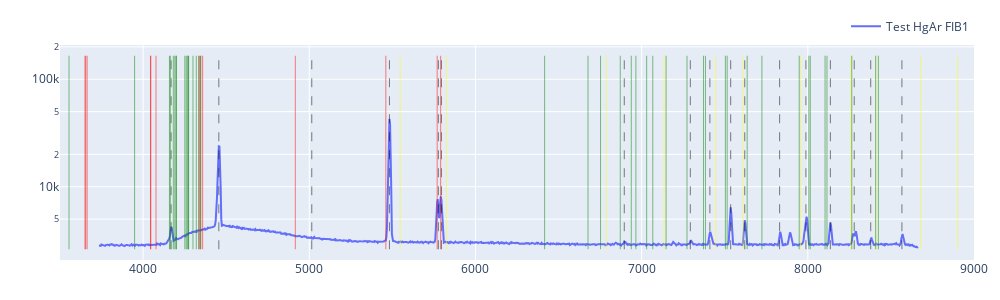

The notebook cell this image was saved under:
### Code cell
import numpy as np
import plotly.graph_objects as go

def to_native_float(a):
    a = np.asarray(a)

    if a.dtype.byteorder not in ("=", "|"):
        a = a.byteswap().view(a.dtype.newbyteorder("="))

    return np.ascontiguousarray(a, dtype=np.float64)

# Convert arrays for Plotly (native endian)
x = to_native_float(pix2lam)
y1 = to_native_float(intellical_hg_f1)
y2 = to_native_float(hg_f1)

fig = go.Figure()
# fig.add_trace(go.Scatter(x=x, y=y1, mode="lines", name="Intellical Hg FIB1"))
fig.add_trace(go.Scatter(x=x, y=y2, mode="lines", name="Test HgAr FIB1"))

# for p in peaks:
#     fig.add_vline(x=float(x[int(p)]), line_width=0.5, line_color="black")

# for line in newport_hgar["Wavelength (nm)"]:
#     fig.add_vline(x=float(line) * 10.0, line_width=0.5, line_dash="dash", line_color="red", name="Hg")

ymin = np.nanmin(y1[y1 > 0])
ymax = np.nanmax(y1)

for p in peaks:
    xp = float(x[int(p)])

    fig.add_trace(
        go.Scatter(
            x=[xp, xp],
            y=[ymin, ymax],
            mode="lines",
            line=dict(color="black", width=0.5, dash="dash"),
            hovertemplate=(
                "Peak<br>"
                f"pixel = {p:.2f}<br>"
                "λ = %{x:.2f}<br>"
                "<extra></extra>"
            ),
            showlegend=False
        )
    )

for line in newport_hgar["Wavelength (nm)"]:
    lam = float(line) * 10.0
    fig.add_trace(
        go.Scatter(
            x=[lam, lam],
            y=[ymin, ymax],
            mode="lines",
            line=dict(color="red", width=0.5),
            hovertemplate=(
                "Hg line<br>"
                "λ = %{x:.2f}<br>"
                "<extra></extra>"
            ),
            showlegend=False
        )
    )
for line in newport_hgar["Wavelength (nm)"]:
    lam = float(line) * 10.0 * 3
    fig.add_trace(
        go.Scatter(
            x=[lam, lam],
            y=[ymin, ymax],
            mode="lines",
            line=dict(color="yellow", width=0.5),
            hovertemplate=(
                "Hg 3rd line<br>"
                "λ = %{x:.2f}<br>"
                "<extra></extra>"
            ),
            showlegend=False
        )
    )

for line in newport_ar["Wavelength (nm)"]:
    lam = float(line) * 10.0
    fig.add_trace(
        go.Scatter(
            x=[lam, lam],
            y=[ymin, ymax],
            mode="lines",
            line=dict(color="green", width=0.5),
            hovertemplate=(
                "Ar line<br>"
                "λ = %{x:.2f}<br>"
                "<extra></extra>"
            ),
            showlegend=False
        )
    )

fig.update_layout(
    width=1000,
    height=300,
    yaxis_type="log",
    xaxis_range=[3500, 9000],
    margin=dict(l=60, r=20, t=40, b=40),
    legend=dict(orientation="h", y=1.02, x=1, xanchor="right", yanchor="bottom"),
)

fig.show()

### Figure 1 — Plotly figure (JSON) as saved in the notebook; plotly's stock layout.template omitted (floating-point values rounded to 4 significant figures; data arrays with more than 128 entries replaced by an {"elided": "..."} marker saying what was removed)
{"data": [{"mode": "lines", "name": "Test HgAr FIB1", "type": "scatter", "x": {"elided": "1340 float values"}, "y": {"elided": "1340 float values"}}, {"hovertemplate": "Peak<br>pixel = 118.34<br>λ = %{x:.2f}<br><extra></extra>", "line": {"color": "black", "dash": "dash", "width": 0.5}, "mode": "lines", "showlegend": false, "type": "scatter", "x": [4169.0, 4169.0], "y": [2623.0, 165600.0]}, {"hovertemplate": "Peak<br>pixel = 196.35<br>λ = %{x:.2f}<br><extra></extra>", "line": {"color": "black", "dash": "dash", "width": 0.5}, "mode": "lines", "showlegend": false, "type": "scatter", "x": [4456.0, 4456.0], "y": [2623.0, 165600.0]}, {"hovertemplate": "Peak<br>pixel = 348.15<br>λ = %{x:.2f}<br><extra></extra>", "line": {"color": "black", "dash": "dash", "width": 0.5}, "mode": "lines", "showlegend": false, "type": "scatter", "x": [5015.0, 5015.0], "y": [2623.0, 165600.0]}, {"hovertemplate": "Peak<br>pixel = 475.19<br>λ = %{x:.2f}<br><extra></extra>", "line": {"color": "black", "dash": "dash", "width": 0.5}, "mode": "lines", "showlegend": false, "type": "scatter", "x": [5482.0, 5482.0], "y": [2623.0, 165600.0]}, {"hovertemplate": "Peak<br>pixel = 555.10<br>λ = %{x:.2f}<br><extra></extra>", "line": {"color": "black", "dash": "dash", "width": 0.5}, "mode": "lines", "showlegend": false, "type": "scatter", "x": [5777.0, 5777.0], "y": [2623.0, 165600.0]}, {"hovertemplate": "Peak<br>pixel = 560.34<br>λ = %{x:.2f}<br><extra></extra>", "line": {"color": "black", "dash": "dash", "width": 0.5}, "mode": "lines", "showlegend": false, "type": "scatter", "x": [5795.0, 5795.0], "y": [2623.0, 165600.0]}, {"hovertemplate": "Peak<br>pixel = 859.62<br>λ = %{x:.2f}<br><extra></extra>", "line": {"color": "black", "dash": "dash", "width": 0.5}, "mode": "lines", "showlegend": false, "type": "scatter", "x": [6896.0, 6896.0], "y": [2623.0, 165600.0]}, {"hovertemplate": "Peak<br>pixel = 967.68<br>λ = %{x:.2f}<br><extra></extra>", "line": {"color": "black", "dash": "dash", "width": 0.5}, "mode": "lines", "showlegend": false, "type": "scatter", "x": [7293.0, 7293.0], "y": [2623.0, 165600.0]}, {"hovertemplate": "Peak<br>pixel = 999.73<br>λ = %{x:.2f}<br><extra></extra>", "line": {"color": "black", "dash": "dash", "width": 0.5}, "mode": "lines", "showlegend": false, "type": "scatter", "x": [7411.0, 7411.0], "y": [2623.0, 165600.0]}, {"hovertemplate": "Peak<br>pixel = 1033.10<br>λ = %{x:.2f}<br><extra></extra>", "line": {"color": "black", "dash": "dash", "width": 0.5}, "mode": "lines", "showlegend": false, "type": "scatter", "x": [7536.0, 7536.0], "y": [2623.0, 165600.0]}, {"hovertemplate": "Peak<br>pixel = 1056.25<br>λ = %{x:.2f}<br><extra></extra>", "line": {"color": "black", "dash": "dash", "width": 0.5}, "mode": "lines", "showlegend": false, "type": "scatter", "x": [7620.0, 7620.0], "y": [2623.0, 165600.0]}, {"hovertemplate": "Peak<br>pixel = 1113.81<br>λ = %{x:.2f}<br><extra></extra>", "line": {"color": "black", "dash": "dash", "width": 0.5}, "mode": "lines", "showlegend": false, "type": "scatter", "x": [7830.0, 7830.0], "y": [2623.0, 165600.0]}, {"hovertemplate": "Peak<br>pixel = 1156.78<br>λ = %{x:.2f}<br><extra></extra>", "line": {"color": "black", "dash": "dash", "width": 0.5}, "mode": "lines", "showlegend": false, "type": "scatter", "x": [7988.0, 7988.0], "y": [2623.0, 165600.0]}, {"hovertemplate": "Peak<br>pixel = 1196.27<br>λ = %{x:.2f}<br><extra></extra>", "line": {"color": "black", "dash": "dash", "width": 0.5}, "mode": "lines", "showlegend": false, "type": "scatter", "x": [8136.0, 8136.0], "y": [2623.0, 165600.0]}, {"hovertemplate": "Peak<br>pixel = 1235.81<br>λ = %{x:.2f}<br><extra></extra>", "line": {"color": "black", "dash": "dash", "width": 0.5}, "mode": "lines", "showlegend": false, "type": "scatter", "x": [8279.0, 8279.0], "y": [2623.0, 165600.0]}, {"hovertemplate": "Peak<br>pixel = 1262.69<br>λ = %{x:.2f}<br><extra></extra>", "line": {"color": "black", "dash": "dash", "width": 0.5}, "mode": "lines", "showlegend": false, "type": "scatter", "x": [8379.0, 8379.0], "y": [2623.0, 165600.0]}, {"hovertemplate": "Peak<br>pixel = 1313.81<br>λ = %{x:.2f}<br><extra></extra>", "line": {"color": "black", "dash": "dash", "width": 0.5}, "mode": "lines", "showlegend": false, "type": "scatter", "x": [8566.0, 8566.0], "y": [2623.0, 165600.0]}, {"hovertemplate": "Hg line<br>λ = %{x:.2f}<br><extra></extra>", "line": {"color": "red", "width": 0.5}, "mode": "lines", "showlegend": false, "type": "scatter", "x": [1849.0, 1849.0], "y": [2623.0, 165600.0]}, {"hovertemplate": "Hg line<br>λ = %{x:.2f}<br><extra></extra>", "line": {"color": "red", "width": 0.5}, "mode": "lines", "showlegend": false, "type": "scatter", "x": [1942.0, 1942.0], "y": [2623.0, 165600.0]}, {"hovertemplate": "Hg line<br>λ = %{x:.2f}<br><extra></extra>", "line": {"color": "red", "width": 0.5}, "mode": "lines", "showlegend": false, "type": "scatter", "x": [2262.0, 2262.0], "y": [2623.0, 165600.0]}, {"hovertemplate": "Hg line<br>λ = %{x:.2f}<br><extra></extra>", "line": {"color": "red", "width": 0.5}, "mode": "lines", "showlegend": false, "type": "scatter", "x": [2378.0, 2378.0], "y": [2623.0, 165600.0]}, {"hovertemplate": "Hg line<br>λ = %{x:.2f}<br><extra></extra>", "line": {"color": "red", "width": 0.5}, "mode": "lines", "showlegend": false, "type": "scatter", "x": [2482, 2482], "y": [2623.0, 165600.0]}, {"hovertemplate": "Hg line<br>λ = %{x:.2f}<br><extra></extra>", "line": {"color": "red", "width": 0.5}, "mode": "lines", "showlegend": false, "type": "scatter", "x": [2536.0, 2536.0], "y": [2623.0, 165600.0]}, {"hovertemplate": "Hg line<br>λ = %{x:.2f}<br><extra></extra>", "line": {"color": "red", "width": 0.5}, "mode": "lines", "showlegend": false, "type": "scatter", "x": [2652, 2652], "y": [2623.0, 165600.0]}, {"hovertemplate": "Hg line<br>λ = %{x:.2f}<br><extra></extra>", "line": {"color": "red", "width": 0.5}, "mode": "lines", "showlegend": false, "type": "scatter", "x": [2753.0, 2753.0], "y": [2623.0, 165600.0]}, {"hovertemplate": "Hg line<br>λ = %{x:.2f}<br><extra></extra>", "line": {"color": "red", "width": 0.5}, "mode": "lines", "showlegend": false, "type": "scatter", "x": [2804.0, 2804.0], "y": [2623.0, 165600.0]}, {"hovertemplate": "Hg line<br>λ = %{x:.2f}<br><extra></extra>", "line": {"color": "red", "width": 0.5}, "mode": "lines", "showlegend": false, "type": "scatter", "x": [2894.0, 2894.0], "y": [2623.0, 165600.0]}, {"hovertemplate": "Hg line<br>λ = %{x:.2f}<br><extra></extra>", "line": {"color": "red", "width": 0.5}, "mode": "lines", "showlegend": false, "type": "scatter", "x": [2967.0, 2967.0], "y": [2623.0, 165600.0]}, {"hovertemplate": "Hg line<br>λ = %{x:.2f}<br><extra></extra>", "line": {"color": "red", "width": 0.5}, "mode": "lines", "showlegend": false, "type": "scatter", "x": [3022.0, 3022.0], "y": [2623.0, 165600.0]}, {"hovertemplate": "Hg line<br>λ = %{x:.2f}<br><extra></extra>", "line": {"color": "red", "width": 0.5}, "mode": "lines", "showlegend": false, "type": "scatter", "x": [3126.0, 3126.0], "y": [2623.0, 165600.0]}, {"hovertemplate": "Hg line<br>λ = %{x:.2f}<br><extra></extra>", "line": {"color": "red", "width": 0.5}, "mode": "lines", "showlegend": false, "type": "scatter", "x": [3132.0, 3132.0], "y": [2623.0, 165600.0]}, {"hovertemplate": "Hg line<br>λ = %{x:.2f}<br><extra></extra>", "line": {"color": "red", "width": 0.5}, "mode": "lines", "showlegend": false, "type": "scatter", "x": [3342.0, 3342.0], "y": [2623.0, 165600.0]}, {"hovertemplate": "Hg line<br>λ = %{x:.2f}<br><extra></extra>", "line": {"color": "red", "width": 0.5}, "mode": "lines", "showlegend": false, "type": "scatter", "x": [3650.0, 3650.0], "y": [2623.0, 165600.0]}, {"hovertemplate": "Hg line<br>λ = %{x:.2f}<br><extra></extra>", "line": {"color": "red", "width": 0.5}, "mode": "lines", "showlegend": false, "type": "scatter", "x": [3655.0, 3655.0], "y": [2623.0, 165600.0]}, {"hovertemplate": "Hg line<br>λ = %{x:.2f}<br><extra></extra>", "line": {"color": "red", "width": 0.5}, "mode": "lines", "showlegend": false, "type": "scatter", "x": [3663.0, 3663.0], "y": [2623.0, 165600.0]}, {"hovertemplate": "Hg line<br>λ = %{x:.2f}<br><extra></extra>", "line": {"color": "red", "width": 0.5}, "mode": "lines", "showlegend": false, "type": "scatter", "x": [4044.0, 4044.0], "y": [2623.0, 165600.0]}, {"hovertemplate": "Hg line<br>λ = %{x:.2f}<br><extra></extra>", "line": {"color": "red", "width": 0.5}, "mode": "lines", "showlegend": false, "type": "scatter", "x": [4047.0, 4047.0], "y": [2623.0, 165600.0]}, {"hovertemplate": "Hg line<br>λ = %{x:.2f}<br><extra></extra>", "line": {"color": "red", "width": 0.5}, "mode": "lines", "showlegend": false, "type": "scatter", "x": [4078.0, 4078.0], "y": [2623.0, 165600.0]}, {"hovertemplate": "Hg line<br>λ = %{x:.2f}<br><extra></extra>", "line": {"color": "red", "width": 0.5}, "mode": "lines", "showlegend": false, "type": "scatter", "x": [4339.0, 4339.0], "y": [2623.0, 165600.0]}, {"hovertemplate": "Hg line<br>λ = %{x:.2f}<br><extra></extra>", "line": {"color": "red", "width": 0.5}, "mode": "lines", "showlegend": false, "type": "scatter", "x": [4348.0, 4348.0], "y": [2623.0, 165600.0]}, {"hovertemplate": "Hg line<br>λ = %{x:.2f}<br><extra></extra>", "line": {"color": "red", "width": 0.5}, "mode": "lines", "showlegend": false, "type": "scatter", "x": [4358.0, 4358.0], "y": [2623.0, 165600.0]}, {"hovertemplate": "Hg line<br>λ = %{x:.2f}<br><extra></extra>", "line": {"color": "red", "width": 0.5}, "mode": "lines", "showlegend": false, "type": "scatter", "x": [4916, 4916], "y": [2623.0, 165600.0]}, {"hovertemplate": "Hg line<br>λ = %{x:.2f}<br><extra></extra>", "line": {"color": "red", "width": 0.5}, "mode": "lines", "showlegend": false, "type": "scatter", "x": [5461.0, 5461.0], "y": [2623.0, 165600.0]}, {"hovertemplate": "Hg line<br>λ = %{x:.2f}<br><extra></extra>", "line": {"color": "red", "width": 0.5}, "mode": "lines", "showlegend": false, "type": "scatter", "x": [5770.0, 5770.0], "y": [2623.0, 165600.0]}, {"hovertemplate": "Hg line<br>λ = %{x:.2f}<br><extra></extra>", "line": {"color": "red", "width": 0.5}, "mode": "lines", "showlegend": false, "type": "scatter", "x": [5791.0, 5791.0], "y": [2623.0, 165600.0]}, {"hovertemplate": "Hg 3rd line<br>λ = %{x:.2f}<br><extra></extra>", "line": {"color": "yellow", "width": 0.5}, "mode": "lines", "showlegend": false, "type": "scatter", "x": [5547.0, 5547.0], "y": [2623.0, 165600.0]}, {"hovertemplate": "Hg 3rd line<br>λ = %{x:.2f}<br><extra></extra>", "line": {"color": "yellow", "width": 0.5}, "mode": "lines", "showlegend": false, "type": "scatter", "x": [5825.0, 5825.0], "y": [2623.0, 165600.0]}, {"hovertemplate": "Hg 3rd line<br>λ = %{x:.2f}<br><extra></extra>", "line": {"color": "yellow", "width": 0.5}, "mode": "lines", "showlegend": false, "type": "scatter", "x": [6787.0, 6787.0], "y": [2623.0, 165600.0]}, {"hovertemplate": "Hg 3rd line<br>λ = %{x:.2f}<br><extra></extra>", "line": {"color": "yellow", "width": 0.5}, "mode": "lines", "showlegend": false, "type": "scatter", "x": [7135.0, 7135.0], "y": [2623.0, 165600.0]}, {"hovertemplate": "Hg 3rd line<br>λ = %{x:.2f}<br><extra></extra>", "line": {"color": "yellow", "width": 0.5}, "mode": "lines", "showlegend": false, "type": "scatter", "x": [7446, 7446], "y": [2623.0, 165600.0]}, {"hovertemplate": "Hg 3rd line<br>λ = %{x:.2f}<br><extra></extra>", "line": {"color": "yellow", "width": 0.5}, "mode": "lines", "showlegend": false, "type": "scatter", "x": [7610.0, 7610.0], "y": [2623.0, 165600.0]}, {"hovertemplate": "Hg 3rd line<br>λ = %{x:.2f}<br><extra></extra>", "line": {"color": "yellow", "width": 0.5}, "mode": "lines", "showlegend": false, "type": "scatter", "x": [7956, 7956], "y": [2623.0, 165600.0]}, {"hovertemplate": "Hg 3rd line<br>λ = %{x:.2f}<br><extra></extra>", "line": {"color": "yellow", "width": 0.5}, "mode": "lines", "showlegend": false, "type": "scatter", "x": [8258.0, 8258.0], "y": [2623.0, 165600.0]}, {"hovertemplate": "Hg 3rd line<br>λ = %{x:.2f}<br><extra></extra>", "line": {"color": "yellow", "width": 0.5}, "mode": "lines", "showlegend": false, "type": "scatter", "x": [8410.0, 8410.0], "y": [2623.0, 165600.0]}, {"hovertemplate": "Hg 3rd line<br>λ = %{x:.2f}<br><extra></extra>", "line": {"color": "yellow", "width": 0.5}, "mode": "lines", "showlegend": false, "type": "scatter", "x": [8681.0, 8681.0], "y": [2623.0, 165600.0]}, {"hovertemplate": "Hg 3rd line<br>λ = %{x:.2f}<br><extra></extra>", "line": {"color": "yellow", "width": 0.5}, "mode": "lines", "showlegend": false, "type": "scatter", "x": [8902.0, 8902.0], "y": [2623.0, 165600.0]}, {"hovertemplate": "Hg 3rd line<br>λ = %{x:.2f}<br><extra></extra>", "line": {"color": "yellow", "width": 0.5}, "mode": "lines", "showlegend": false, "type": "scatter", "x": [9064.0, 9064.0], "y": [2623.0, 165600.0]}, {"hovertemplate": "Hg 3rd line<br>λ = %{x:.2f}<br><extra></extra>", "line": {"color": "yellow", "width": 0.5}, "mode": "lines", "showlegend": false, "type": "scatter", "x": [9377.0, 9377.0], "y": [2623.0, 165600.0]}, {"hovertemplate": "Hg 3rd line<br>λ = %{x:.2f}<br><extra></extra>", "line": {"color": "yellow", "width": 0.5}, "mode": "lines", "showlegend": false, "type": "scatter", "x": [9395.0, 9395.0], "y": [2623.0, 165600.0]}, {"hovertemplate": "Hg 3rd line<br>λ = %{x:.2f}<br><extra></extra>", "line": {"color": "yellow", "width": 0.5}, "mode": "lines", "showlegend": false, "type": "scatter", "x": [10020.0, 10020.0], "y": [2623.0, 165600.0]}, {"hovertemplate": "Hg 3rd line<br>λ = %{x:.2f}<br><extra></extra>", "line": {"color": "yellow", "width": 0.5}, "mode": "lines", "showlegend": false, "type": "scatter", "x": [10950.0, 10950.0], "y": [2623.0, 165600.0]}, {"hovertemplate": "Hg 3rd line<br>λ = %{x:.2f}<br><extra></extra>", "line": {"color": "yellow", "width": 0.5}, "mode": "lines", "showlegend": false, "type": "scatter", "x": [10960.0, 10960.0], "y": [2623.0, 165600.0]}, {"hovertemplate": "Hg 3rd line<br>λ = %{x:.2f}<br><extra></extra>", "line": {"color": "yellow", "width": 0.5}, "mode": "lines", "showlegend": false, "type": "scatter", "x": [10990.0, 10990.0], "y": [2623.0, 165600.0]}, {"hovertemplate": "Hg 3rd line<br>λ = %{x:.2f}<br><extra></extra>", "line": {"color": "yellow", "width": 0.5}, "mode": "lines", "showlegend": false, "type": "scatter", "x": [12130.0, 12130.0], "y": [2623.0, 165600.0]}, {"hovertemplate": "Hg 3rd line<br>λ = %{x:.2f}<br><extra></extra>", "line": {"color": "yellow", "width": 0.5}, "mode": "lines", "showlegend": false, "type": "scatter", "x": [12140.0, 12140.0], "y": [2623.0, 165600.0]}, {"hovertemplate": "Hg 3rd line<br>λ = %{x:.2f}<br><extra></extra>", "line": {"color": "yellow", "width": 0.5}, "mode": "lines", "showlegend": false, "type": "scatter", "x": [12230.0, 12230.0], "y": [2623.0, 165600.0]}, {"hovertemplate": "Hg 3rd line<br>λ = %{x:.2f}<br><extra></extra>", "line": {"color": "yellow", "width": 0.5}, "mode": "lines", "showlegend": false, "type": "scatter", "x": [13020.0, 13020.0], "y": [2623.0, 165600.0]}, {"hovertemplate": "Hg 3rd line<br>λ = %{x:.2f}<br><extra></extra>", "line": {"color": "yellow", "width": 0.5}, "mode": "lines", "showlegend": false, "type": "scatter", "x": [13040.0, 13040.0], "y": [2623.0, 165600.0]}, {"hovertemplate": "Hg 3rd line<br>λ = %{x:.2f}<br><extra></extra>", "line": {"color": "yellow", "width": 0.5}, "mode": "lines", "showlegend": false, "type": "scatter", "x": [13080.0, 13080.0], "y": [2623.0, 165600.0]}, {"hovertemplate": "Hg 3rd line<br>λ = %{x:.2f}<br><extra></extra>", "line": {"color": "yellow", "width": 0.5}, "mode": "lines", "showlegend": false, "type": "scatter", "x": [14748, 14748], "y": [2623.0, 165600.0]}, {"hovertemplate": "Hg 3rd line<br>λ = %{x:.2f}<br><extra></extra>", "line": {"color": "yellow", "width": 0.5}, "mode": "lines", "showlegend": false, "type": "scatter", "x": [16380.0, 16380.0], "y": [2623.0, 165600.0]}, {"hovertemplate": "Hg 3rd line<br>λ = %{x:.2f}<br><extra></extra>", "line": {"color": "yellow", "width": 0.5}, "mode": "lines", "showlegend": false, "type": "scatter", "x": [17310.0, 17310.0], "y": [2623.0, 165600.0]}, {"hovertemplate": "Hg 3rd line<br>λ = %{x:.2f}<br><extra></extra>", "line": {"color": "yellow", "width": 0.5}, "mode": "lines", "showlegend": false, "type": "scatter", "x": [17370.0, 17370.0], "y": [2623.0, 165600.0]}, {"hovertemplate": "Ar line<br>λ = %{x:.2f}<br><extra></extra>", "line": {"color": "green", "width": 0.5}, "mode": "lines", "showlegend": false, "type": "scatter", "x": [3554.0, 3554.0], "y": [2623.0, 165600.0]}, {"hovertemplate": "Ar line<br>λ = %{x:.2f}<br><extra></extra>", "line": {"color": "green", "width": 0.5}, "mode": "lines", "showlegend": false, "type": "scatter", "x": [3949, 3949], "y": [2623.0, 165600.0]}, {"hovertemplate": "Ar line<br>λ = %{x:.2f}<br><extra></extra>", "line": {"color": "green", "width": 0.5}, "mode": "lines", "showlegend": false, "type": "scatter", "x": [4159.0, 4159.0], "y": [2623.0, 165600.0]}, {"hovertemplate": "Ar line<br>λ = %{x:.2f}<br><extra></extra>", "line": {"color": "green", "width": 0.5}, "mode": "lines", "showlegend": false, "type": "scatter", "x": [4164, 4164], "y": [2623.0, 165600.0]}, {"hovertemplate": "Ar line<br>λ = %{x:.2f}<br><extra></extra>", "line": {"color": "green", "width": 0.5}, "mode": "lines", "showlegend": false, "type": "scatter", "x": [4182.0, 4182.0], "y": [2623.0, 165600.0]}, {"hovertemplate": "Ar line<br>λ = %{x:.2f}<br><extra></extra>", "line": {"color": "green", "width": 0.5}, "mode": "lines", "showlegend": false, "type": "scatter", "x": [4191, 4191], "y": [2623.0, 165600.0]}, {"hovertemplate": "Ar line<br>λ = %{x:.2f}<br><extra></extra>", "line": {"color": "green", "width": 0.5}, "mode": "lines", "showlegend": false, "type": "scatter", "x": [4198, 4198], "y": [2623.0, 165600.0]}, {"hovertemplate": "Ar line<br>λ = %{x:.2f}<br><extra></extra>", "line": {"color": "green", "width": 0.5}, "mode": "lines", "showlegend": false, "type": "scatter", "x": [4201.0, 4201.0], "y": [2623.0, 165600.0]}, {"hovertemplate": "Ar line<br>λ = %{x:.2f}<br><extra></extra>", "line": {"color": "green", "width": 0.5}, "mode": "lines", "showlegend": false, "type": "scatter", "x": [4251.0, 4251.0], "y": [2623.0, 165600.0]}, {"hovertemplate": "Ar line<br>λ = %{x:.2f}<br><extra></extra>", "line": {"color": "green", "width": 0.5}, "mode": "lines", "showlegend": false, "type": "scatter", "x": [4259.0, 4259.0], "y": [2623.0, 165600.0]}, {"hovertemplate": "Ar line<br>λ = %{x:.2f}<br><extra></extra>", "line": {"color": "green", "width": 0.5}, "mode": "lines", "showlegend": false, "type": "scatter", "x": [4266.0, 4266.0], "y": [2623.0, 165600.0]}, {"hovertemplate": "Ar line<br>λ = %{x:.2f}<br><extra></extra>", "line": {"color": "green", "width": 0.5}, "mode": "lines", "showlegend": false, "type": "scatter", "x": [4272.0, 4272.0], "y": [2623.0, 165600.0]}, {"hovertemplate": "Ar line<br>λ = %{x:.2f}<br><extra></extra>", "line": {"color": "green", "width": 0.5}, "mode": "lines", "showlegend": false, "type": "scatter", "x": [4274, 4274], "y": [2623.0, 165600.0]}, {"hovertemplate": "Ar line<br>λ = %{x:.2f}<br><extra></extra>", "line": {"color": "green", "width": 0.5}, "mode": "lines", "showlegend": false, "type": "scatter", "x": [4300.0, 4300.0], "y": [2623.0, 165600.0]}, {"hovertemplate": "Ar line<br>λ = %{x:.2f}<br><extra></extra>", "line": {"color": "green", "width": 0.5}, "mode": "lines", "showlegend": false, "type": "scatter", "x": [4320, 4320], "y": [2623.0, 165600.0]}, {"hovertemplate": "Ar line<br>λ = %{x:.2f}<br><extra></extra>", "line": {"color": "green", "width": 0.5}, "mode": "lines", "showlegend": false, "type": "scatter", "x": [4334.0, 4334.0], "y": [2623.0, 165600.0]}, {"hovertemplate": "Ar line<br>λ = %{x:.2f}<br><extra></extra>", "line": {"color": "green", "width": 0.5}, "mode": "lines", "showlegend": false, "type": "scatter", "x": [4345.0, 4345.0], "y": [2623.0, 165600.0]}, {"hovertemplate": "Ar line<br>λ = %{x:.2f}<br><extra></extra>", "line": {"color": "green", "width": 0.5}, "mode": "lines", "showlegend": false, "type": "scatter", "x": [6416.0, 6416.0], "y": [2623.0, 165600.0]}, {"hovertemplate": "Ar line<br>λ = %{x:.2f}<br><extra></extra>", "line": {"color": "green", "width": 0.5}, "mode": "lines", "showlegend": false, "type": "scatter", "x": [6677.0, 6677.0], "y": [2623.0, 165600.0]}, {"hovertemplate": "Ar line<br>λ = %{x:.2f}<br><extra></extra>", "line": {"color": "green", "width": 0.5}, "mode": "lines", "showlegend": false, "type": "scatter", "x": [6753.0, 6753.0], "y": [2623.0, 165600.0]}, {"hovertemplate": "Ar line<br>λ = %{x:.2f}<br><extra></extra>", "line": {"color": "green", "width": 0.5}, "mode": "lines", "showlegend": false, "type": "scatter", "x": [6871.0, 6871.0], "y": [2623.0, 165600.0]}, {"hovertemplate": "Ar line<br>λ = %{x:.2f}<br><extra></extra>", "line": {"color": "green", "width": 0.5}, "mode": "lines", "showlegend": false, "type": "scatter", "x": [6938.0, 6938.0], "y": [2623.0, 165600.0]}, {"hovertemplate": "Ar line<br>λ = %{x:.2f}<br><extra></extra>", "line": {"color": "green", "width": 0.5}, "mode": "lines", "showlegend": false, "type": "scatter", "x": [6965.0, 6965.0], "y": [2623.0, 165600.0]}, {"hovertemplate": "Ar line<br>λ = %{x:.2f}<br><extra></extra>", "line": {"color": "green", "width": 0.5}, "mode": "lines", "showlegend": false, "type": "scatter", "x": [7030.0, 7030.0], "y": [2623.0, 165600.0]}, {"hovertemplate": "Ar line<br>λ = %{x:.2f}<br><extra></extra>", "line": {"color": "green", "width": 0.5}, "mode": "lines", "showlegend": false, "type": "scatter", "x": [7067.0, 7067.0], "y": [2623.0, 165600.0]}, {"hovertemplate": "Ar line<br>λ = %{x:.2f}<br><extra></extra>", "line": {"color": "green", "width": 0.5}, "mode": "lines", "showlegend": false, "type": "scatter", "x": [7147, 7147], "y": [2623.0, 165600.0]}, {"hovertemplate": "Ar line<br>λ = %{x:.2f}<br><extra></extra>", "line": {"color": "green", "width": 0.5}, "mode": "lines", "showlegend": false, "type": "scatter", "x": [7273.0, 7273.0], "y": [2623.0, 165600.0]}, {"hovertemplate": "Ar line<br>λ = %{x:.2f}<br><extra></extra>", "line": {"color": "green", "width": 0.5}, "mode": "lines", "showlegend": false, "type": "scatter", "x": [7372.0, 7372.0], "y": [2623.0, 165600.0]}, {"hovertemplate": "Ar line<br>λ = %{x:.2f}<br><extra></extra>", "line": {"color": "green", "width": 0.5}, "mode": "lines", "showlegend": false, "type": "scatter", "x": [7384, 7384], "y": [2623.0, 165600.0]}, {"hovertemplate": "Ar line<br>λ = %{x:.2f}<br><extra></extra>", "line": {"color": "green", "width": 0.5}, "mode": "lines", "showlegend": false, "type": "scatter", "x": [7504.0, 7504.0], "y": [2623.0, 165600.0]}, {"hovertemplate": "Ar line<br>λ = %{x:.2f}<br><extra></extra>", "line": {"color": "green", "width": 0.5}, "mode": "lines", "showlegend": false, "type": "scatter", "x": [7515.0, 7515.0], "y": [2623.0, 165600.0]}, {"hovertemplate": "Ar line<br>λ = %{x:.2f}<br><extra></extra>", "line": {"color": "green", "width": 0.5}, "mode": "lines", "showlegend": false, "type": "scatter", "x": [7635.0, 7635.0], "y": [2623.0, 165600.0]}, {"hovertemplate": "Ar line<br>λ = %{x:.2f}<br><extra></extra>", "line": {"color": "green", "width": 0.5}, "mode": "lines", "showlegend": false, "type": "scatter", "x": [7724.0, 7724.0], "y": [2623.0, 165600.0]}, {"hovertemplate": "Ar line<br>λ = %{x:.2f}<br><extra></extra>", "line": {"color": "green", "width": 0.5}, "mode": "lines", "showlegend": false, "type": "scatter", "x": [7948.0, 7948.0], "y": [2623.0, 165600.0]}, {"hovertemplate": "Ar line<br>λ = %{x:.2f}<br><extra></extra>", "line": {"color": "green", "width": 0.5}, "mode": "lines", "showlegend": false, "type": "scatter", "x": [8006.0, 8006.0], "y": [2623.0, 165600.0]}, {"hovertemplate": "Ar line<br>λ = %{x:.2f}<br><extra></extra>", "line": {"color": "green", "width": 0.5}, "mode": "lines", "showlegend": false, "type": "scatter", "x": [8015.0, 8015.0], "y": [2623.0, 165600.0]}, {"hovertemplate": "Ar line<br>λ = %{x:.2f}<br><extra></extra>", "line": {"color": "green", "width": 0.5}, "mode": "lines", "showlegend": false, "type": "scatter", "x": [8104.0, 8104.0], "y": [2623.0, 165600.0]}, {"hovertemplate": "Ar line<br>λ = %{x:.2f}<br><extra></extra>", "line": {"color": "green", "width": 0.5}, "mode": "lines", "showlegend": false, "type": "scatter", "x": [8115.0, 8115.0], "y": [2623.0, 165600.0]}, {"hovertemplate": "Ar line<br>λ = %{x:.2f}<br><extra></extra>", "line": {"color": "green", "width": 0.5}, "mode": "lines", "showlegend": false, "type": "scatter", "x": [8264.0, 8264.0], "y": [2623.0, 165600.0]}, {"hovertemplate": "Ar line<br>λ = %{x:.2f}<br><extra></extra>", "line": {"color": "green", "width": 0.5}, "mode": "lines", "showlegend": false, "type": "scatter", "x": [8408.0, 8408.0], "y": [2623.0, 165600.0]}, {"hovertemplate": "Ar line<br>λ = %{x:.2f}<br><extra></extra>", "line": {"color": "green", "width": 0.5}, "mode": "lines", "showlegend": false, "type": "scatter", "x": [8425.0, 8425.0], "y": [2623.0, 165600.0]}], "layout": {"height": 300, "legend": {"orientation": "h", "x": 1, "xanchor": "right", "y": 1.02, "yanchor": "bottom"}, "margin": {"b": 40, "l": 60, "r": 20, "t": 40}, "width": 1000, "xaxis": {"range": [3500, 9000]}, "yaxis": {"type": "log"}}}
